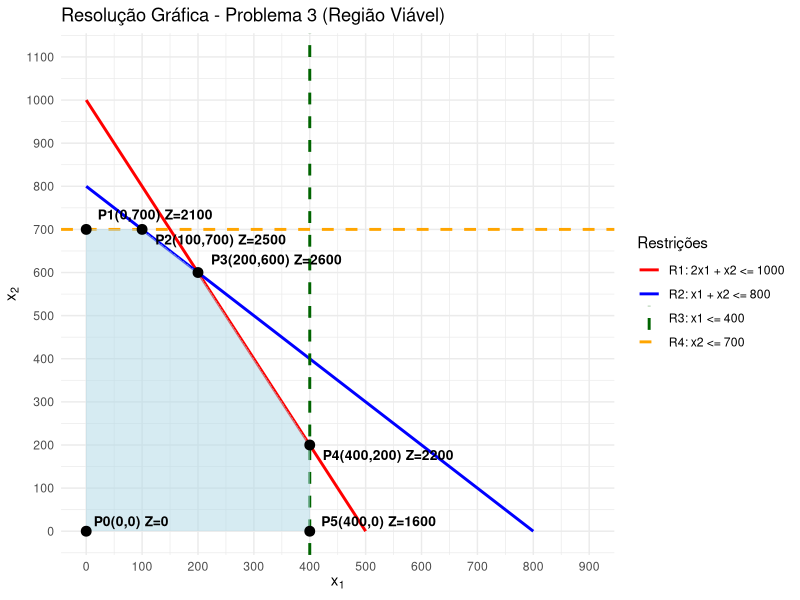

Reproduce this figure in R.
# Carregamento das bibliotecas necessárias
library(ggplot2)
library(dplyr)

# 1. Definição das restrições isolando a variável x2
# R1: 2*x1 + x2 <= 1000 => x2 <= 1000 - 2*x1
constraint1 <- function(x1) { 
  1000 - 2 * x1 
}

# R2: x1 + x2 <= 800 => x2 <= 800 - x1
constraint2 <- function(x1) { 
  800 - x1 
}

# 2. Definição do vetor x1 e criação do DataFrame
x_vals <- seq(0, 900, by = 1)

data <- data.frame(
  x1 = x_vals,
  constraint1 = constraint1(x_vals),
  constraint2 = constraint2(x_vals)
)

# 3. Cálculo da região viável
# pmin compara R1, R2 e o teto da R4 (700)
data$feasible <- pmin(
  data$constraint1,
  data$constraint2,
  700
)

# Limitando a região viável pela restrição R3 (x1 <= 400)
# e pela não-negatividade
data$feasible <- ifelse(
  data$x1 <= 400 & data$feasible >= 0,
  data$feasible,
  NA
)

# 4. Data frame com os vértices
points_df <- data.frame(
  x = c(0, 0, 100, 200, 400, 400),
  y = c(0, 700, 700, 600, 200, 0),
  label = c(
    "P0(0,0) Z=0",
    "P1(0,700) Z=2100",
    "P2(100,700) Z=2500",
    "P3(200,600) Z=2600",
    "P4(400,200) Z=2200",
    "P5(400,0) Z=1600"
  ),
  
  # Ajustes da posição dos textos
  vjust_adj = c(
    -0.5, -1.0, 1.5, -0.8, 1.5, -0.5
  ),
  
  hjust_adj = c(
    -0.1, -0.1, -0.1, -0.1, -0.1, -0.1
  )
)

# 5. Visualização
ggplot() +
  
  # R1
  geom_line(
    data = data,
    aes(
      x = x1,
      y = constraint1,
      color = "R1: 2x1 + x2 <= 1000"
    ),
    linewidth = 1
  ) +
  
  # R2
  geom_line(
    data = data,
    aes(
      x = x1,
      y = constraint2,
      color = "R2: x1 + x2 <= 800"
    ),
    linewidth = 1
  ) +
  
  # R3: x1 <= 400
  geom_vline(
    aes(
      xintercept = 400,
      color = "R3: x1 <= 400"
    ),
    linewidth = 1,
    linetype = "dashed"
  ) +
  
  # R4: x2 <= 700
  geom_hline(
    aes(
      yintercept = 700,
      color = "R4: x2 <= 700"
    ),
    linewidth = 1,
    linetype = "dashed"
  ) +
  
  # Região viável
  geom_ribbon(
    data = data,
    aes(
      x = x1,
      ymin = 0,
      ymax = feasible
    ),
    fill = "lightblue",
    alpha = 0.5
  ) +
  
  # Pontos de busca
  geom_point(
    data = points_df,
    aes(x = x, y = y),
    color = "black",
    size = 3
  ) +
  
  # Rótulos dos pontos
  geom_text(
    data = points_df,
    aes(
      x = x,
      y = y,
      label = label,
      vjust = vjust_adj,
      hjust = hjust_adj
    ),
    fontface = "bold",
    size = 3.5
  ) +
  
  # Rótulos
  labs(
    title = "Resolução Gráfica - Problema 3 (Região Viável)",
    x = expression(x[1]),
    y = expression(x[2]),
    color = "Restrições"
  ) +
  
  # Cores das restrições
  scale_color_manual(
    values = c(
      "R1: 2x1 + x2 <= 1000" = "red",
      "R2: x1 + x2 <= 800" = "blue",
      "R3: x1 <= 400" = "darkgreen",
      "R4: x2 <= 700" = "orange"
    )
  ) +
  
  # Eixo X: divisões de 100 em 100
  scale_x_continuous(
    breaks = seq(0, 900, by = 100),
    limits = c(0, 900)
  ) +
  
  # Eixo Y: divisões de 100 em 100
  scale_y_continuous(
    breaks = seq(0, 1100, by = 100),
    limits = c(0, 1100)
  ) +
  
  theme_minimal() +
  
  theme(
    legend.position = "right"
  )
